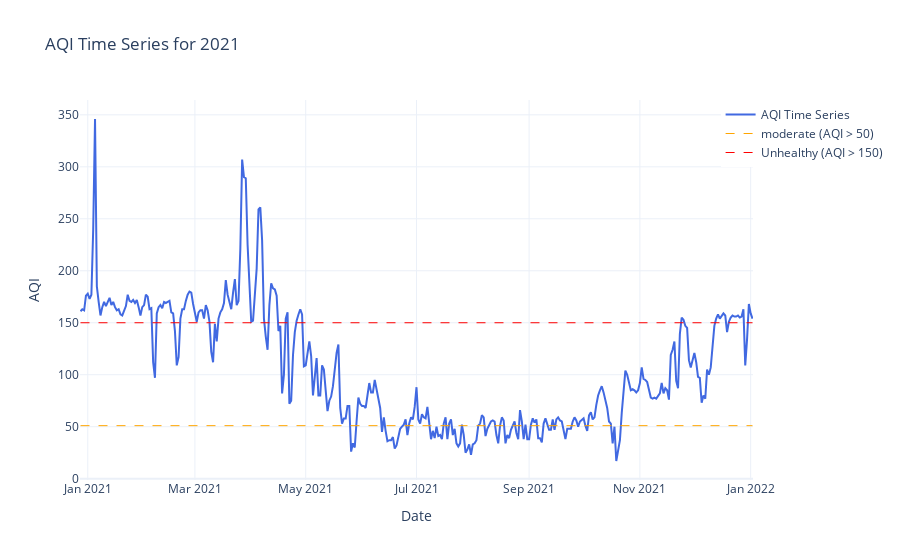

Notebook code for this chart:
### Code cell
# First read the CSV file into a DataFrame
data_2021 = pd.read_csv('../data/year_2021/Kathmandu_2021.csv')

# Then pass the DataFrame to the function
aqi_2021 = plot_aqi_time_series(data_2021, '2021')

### Figure 1 — Plotly figure (JSON) as saved in the notebook; plotly's stock layout.template omitted (floating-point values rounded to 4 significant figures; data arrays with more than 128 entries replaced by an {"elided": "..."} marker saying what was removed)
{"data": [{"line": {"color": "royalblue", "width": 2}, "mode": "lines", "name": "AQI Time Series", "type": "scatter", "x": {"elided": "371 str values"}, "y": {"elided": "371 float values"}}, {"line": {"color": "orange", "dash": "dash", "width": 1}, "mode": "lines", "name": "moderate (AQI > 50)", "type": "scatter", "x": [null], "y": [null]}, {"line": {"color": "red", "dash": "dash", "width": 1}, "mode": "lines", "name": "Unhealthy (AQI > 150)", "type": "scatter", "x": [null], "y": [null]}], "layout": {"legend": {"orientation": "v", "x": 1.2, "xanchor": "right", "y": 1, "yanchor": "top"}, "shapes": [{"line": {"color": "orange", "dash": "dash", "width": 1}, "type": "line", "x0": "2020-12-28T00:00:00", "x1": "2022-01-02T00:00:00", "y0": 51, "y1": 51}, {"line": {"color": "red", "dash": "dash", "width": 1}, "type": "line", "x0": "2020-12-28T00:00:00", "x1": "2022-01-02T00:00:00", "y0": 150, "y1": 150}], "title": {"text": "AQI Time Series for 2021"}, "xaxis": {"title": {"text": "Date"}}, "yaxis": {"title": {"text": "AQI"}}}}
